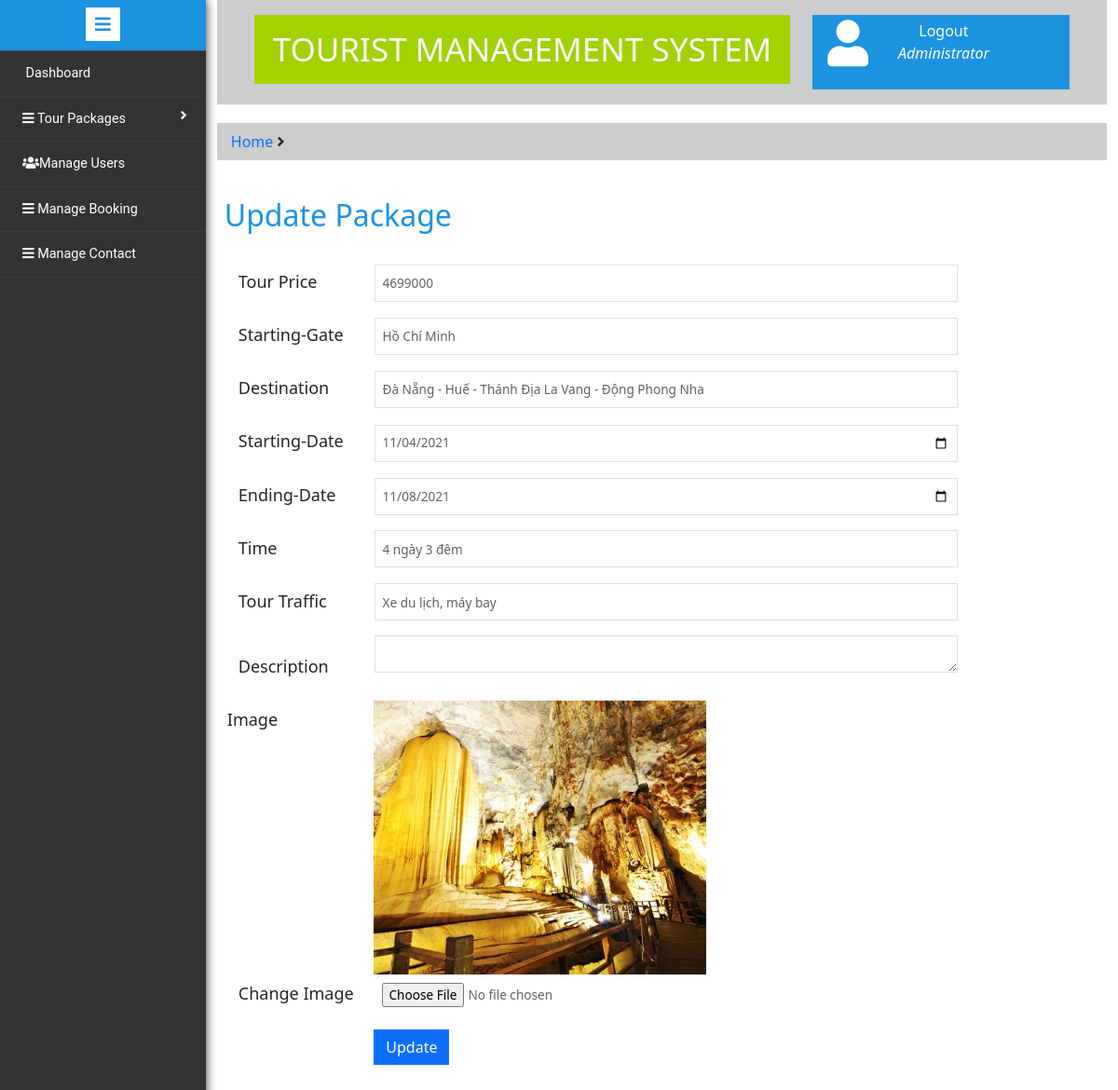
The app's page /admin/update_package.php?id=2 with its own data.
### tables this page shows
CREATE TABLE `tour_info` (
  `tour_id` int(11) NOT NULL,
  `tour_price` double NOT NULL,
  `starting_gate` varchar(255) NOT NULL,
  `destination` varchar(255) NOT NULL,
  `starting_date` date NOT NULL,
  `ending_date` date NOT NULL,
  `time` varchar(255) NOT NULL,
  `tour_traffic` varchar(255) NOT NULL,
  `description` varchar(255) NOT NULL,
  `img` varchar(255) NOT NULL
);

### src/admin/update_package.php (the view, shortened to what this page needs)
<?php
    include('include/config.php');
    if(isset($_GET['id'])) {
        $id = $_GET['id'];
        $sql = "SELECT * FROM tour_info WHERE tour_id = '$id'";
        $query = mysqli_query($conn,$sql);
        $row = mysqli_fetch_assoc($query);
    }
?>
<!doctype html>
<html lang="en">
<head>
    <link href="https://cdn.jsdelivr.net/npm/bootstrap@5.1.3/dist/css/bootstrap.min.css" rel="stylesheet"
>
    <link rel="stylesheet" href="./assest/css/style.css">
    <link rel="stylesheet" href="./assest/fonts/fontawesome-free-5.15.4/fontawesome-free-5.15.4-web/css/all.min.css">
</head>
<body>
    <div class="main">
        <?php include('include/sidebarmenu.php') ?>
        <div class="right-content">
            <div class="container">
                <div class="row">
                    <div class="col-md-12">
                        <?php include('include/header.php')?>
                        <ol class="breadcrumb">
                            <li class="breadcrumb-item"><a href="">Home</a> <i class="fa fa-angle-right"></i></li>
                        </ol>
                    </div>
                    <div class="wrap-form">
                        <h3 style="color: #1b93e1;font-size: 2em;margin-bottom: 1em;">Update Package</h3>
                        <form action="" method="POST" enctype="multipart/form-data">
                            <div class="group">
                                <div class="form-group">
                                    <label class="col-sm-2 form-label">Tour Price</label>
                                    <input class="col-sm-8 form-input" name="price" type="text" value="<?php echo $row['tour_price']?>">
                                </div>
                                <div class="form-group">
                                    <label for class="col-sm-2 form-label">Starting-Gate</label>
                                    <input class="col-sm-8 form-input" name="starting-gate" type="text" value="<?php echo $row['starting_gate'] ?>">
                                </div>
                                <div class="form-group">
                                    <label for class="col-sm-2 form-label">Destination</label>
                                    <input class="col-sm-8 form-input" name="destination" type="text" value="<?php echo $row['destination'] ?>">
                                </div>
                                <div class="form-group">
                                    <label for class="col-sm-2 form-label">Starting-Date</label>
                                    <input class="col-sm-8 form-input" name="starting-date" type="date" value="<?php echo $row['starting_date'] ?>">
                                </div>
                                <div class="form-group">
                                    <label for class="col-sm-2 form-label">Ending-Date</label>
                                    <input class="col-sm-8 form-input" name="ending-date" type="date" value="<?php echo $row['ending_date'] ?>">
                                </div>
                                <div class="form-group">
                                    <label for class="col-sm-2 form-label">Time</label>
                                    <input class="col-sm-8 form-input" name="time" type="text" value="<?php echo $row['time'] ?>">
                                </div>
                                <div class="form-group">
                                    <label for class="col-sm-2 form-label">Tour Traffic</label>
                                    <input class="col-sm-8 form-input" name="traffic" type="text" value="<?php echo $row['tour_traffic'] ?>">
                                </div>
                                <div class="form-group">
                                    <label for class="col-sm-2 form-label" for="">Description</label>
                                    <textarea class="col-sm-8 form-input" name="des" id="" cols="50" rows="5"><?php echo $row['description'] ?></textarea>
                                </div>
                                <div class="row">
                                    <div class="col-sm-2 form-label">Image</div>
                                    <div class="form-group-img col-sm-10">
                                        <img src="<?php echo $row['img'] ?>"  alt="">
                                    </div>
                                </div>
                                <div class="form-group">
                                    <label for class="col-sm-2 form-label">Change Image</label>
                                    <input class="col-sm-8 form-input" name="image" style="border:none;" type="file">
                                </div>
                            </div>
                            <div class="row">
                                <div class="col-sm-2">
                                </div>
                                <div class="col-sm-8">
                                    <button type="submit" name="submit" class="btn-primary btn">Update</button>
                                </div>
                            </div>
                        </form>
                    </div>
                </div>
            </div>
        </div>
    </div>
</body>
</html>

### src/admin/assest/css/style.css (style rules this page uses)
.main { display: flex; }
.right-content { width: 85%; }
.breadcrumb { padding: 8px 15px; margin: 20px 0; background-color: #ccc; border-radius: 0 ; }
.breadcrumb a { text-decoration: none; }
.form-group { margin-bottom: 15px; }
.form-label { font-size: 18px; padding: 7px 15px 0 15px; }
.form-input { border: 1px solid #e0e0e0; padding: 5px 8px; color: #616161; font-size: 0.85em; font-weight: 300; height: 40px; outline: none; background: none; box-shadow: none !important; }
.wrap-form { padding: 20px; border-radius: none; }
.btn { border-radius: 0; }

### records on screen
tour_info: price "4699000", starting-gate "Hồ Chí Minh", destination "Đà Nẵng - Huế - Thánh Địa La Vang - Động Phong Nha", starting-date "11/04/2021", ending-date "11/08/2021", time "4 ngày 3 đêm", traffic "Xe du lịch, máy bay", img (picture)
